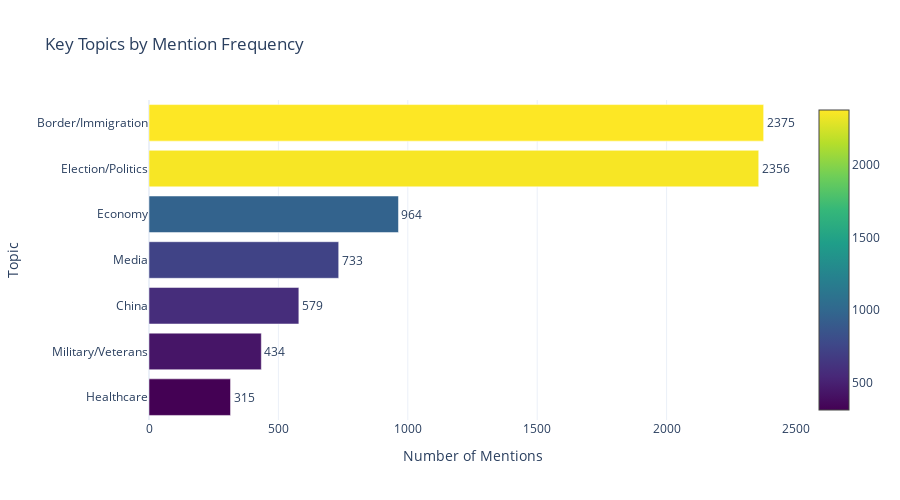

The code cell stored with this chart in its notebook:
### Markdown cell above
## Key Topics and Themes

Identifying the most significant topics based on keyword frequency analysis.

### Code cell
# Define topic keywords
topic_keywords = {
    'Economy': ['economy', 'jobs', 'unemployment', 'trade', 'manufacturing', 'workers', 'wages'],
    'Border/Immigration': ['border', 'wall', 'immigration', 'illegal', 'mexico', 'ice'],
    'Healthcare': ['healthcare', 'obamacare', 'insurance', 'medical', 'hospital'],
    'Military/Veterans': ['military', 'veterans', 'army', 'navy', 'troops', 'soldiers'],
    'China': ['china', 'chinese', 'beijing', 'trade deal'],
    'Election/Politics': ['election', 'vote', 'ballot', 'democrat', 'democrats', 'republican'],
    'Media': ['media', 'fake news', 'press', 'news', 'reporters']
}

# Count mentions of each topic
topic_counts = {}
for topic, keywords in topic_keywords.items():
    count = 0
    for keyword in keywords:
        # Case-insensitive search
        count += all_text.lower().count(keyword.lower())
    topic_counts[topic] = count

# Create visualization
topic_df = pd.DataFrame(list(topic_counts.items()), columns=['Topic', 'Mentions'])
topic_df = topic_df.sort_values('Mentions', ascending=True)

fig = go.Figure(data=[
    go.Bar(x=topic_df['Mentions'], 
           y=topic_df['Topic'], 
           orientation='h',
           marker=dict(color=topic_df['Mentions'], 
                      colorscale='Viridis',
                      showscale=True),
           text=topic_df['Mentions'],
           textposition='outside')
])

fig.update_layout(
    title='Key Topics by Mention Frequency',
    xaxis_title='Number of Mentions',
    yaxis_title='Topic',
    height=500,
    template='plotly_white'
)

fig.show()

# Print summary
print("\nTopic Analysis Summary:")
print("="*60)
for topic, count in sorted(topic_counts.items(), key=lambda x: x[1], reverse=True):
    print(f"{topic:.<30} {count:>6,} mentions")

### Figure 1 — Plotly figure (JSON) as saved in the notebook; plotly's stock layout.template omitted (floating-point values rounded to 4 significant figures)
{"data": [{"marker": {"color": [315, 434, 579, 733, 964, 2356, 2375], "colorscale": [[0, "#440154"], [0.1111, "#482878"], [0.2222, "#3e4989"], [0.3333, "#31688e"], [0.4444, "#26828e"], [0.5556, "#1f9e89"], [0.6667, "#35b779"], [0.7778, "#6ece58"], [0.8889, "#b5de2b"], [1, "#fde725"]], "showscale": true}, "orientation": "h", "text": [315.0, 434.0, 579.0, 733.0, 964.0, 2356.0, 2375.0], "textposition": "outside", "type": "bar", "x": [315, 434, 579, 733, 964, 2356, 2375], "y": ["Healthcare", "Military/Veterans", "China", "Media", "Economy", "Election/Politics", "Border/Immigration"]}], "layout": {"height": 500, "title": {"text": "Key Topics by Mention Frequency"}, "xaxis": {"title": {"text": "Number of Mentions"}}, "yaxis": {"title": {"text": "Topic"}}}}
